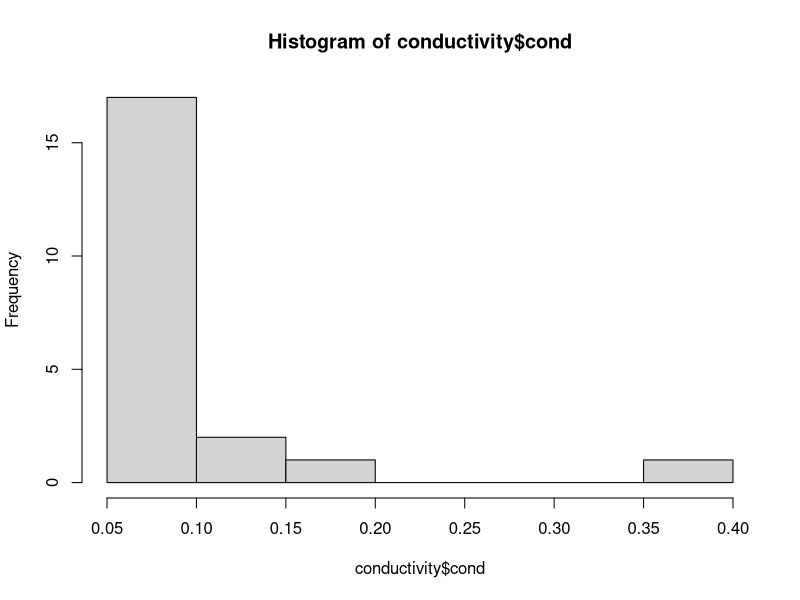
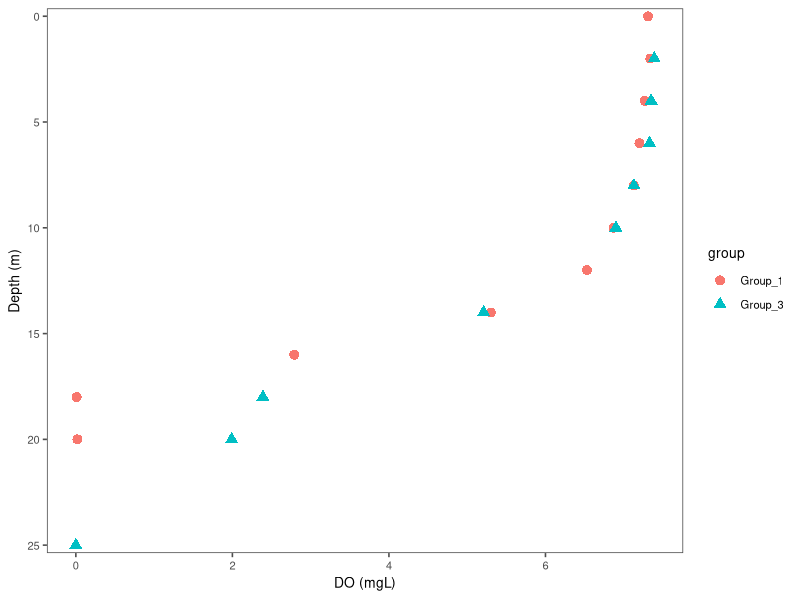
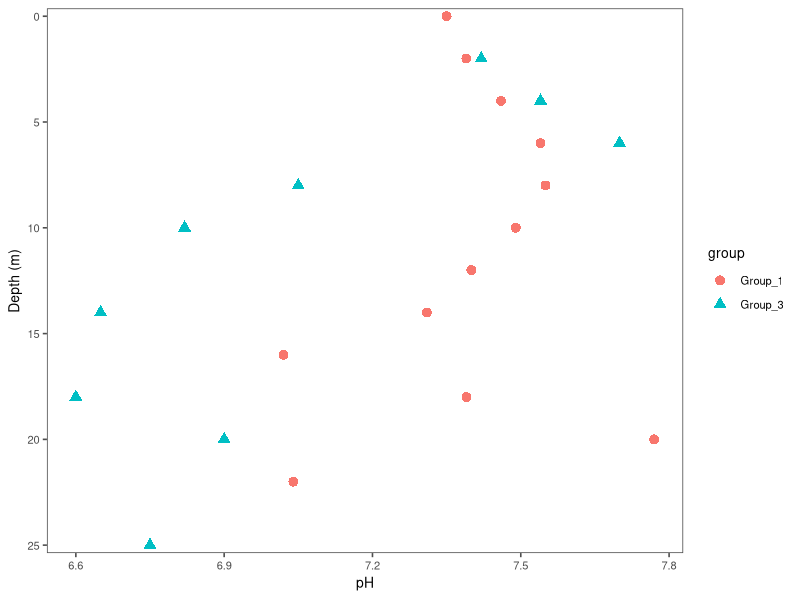
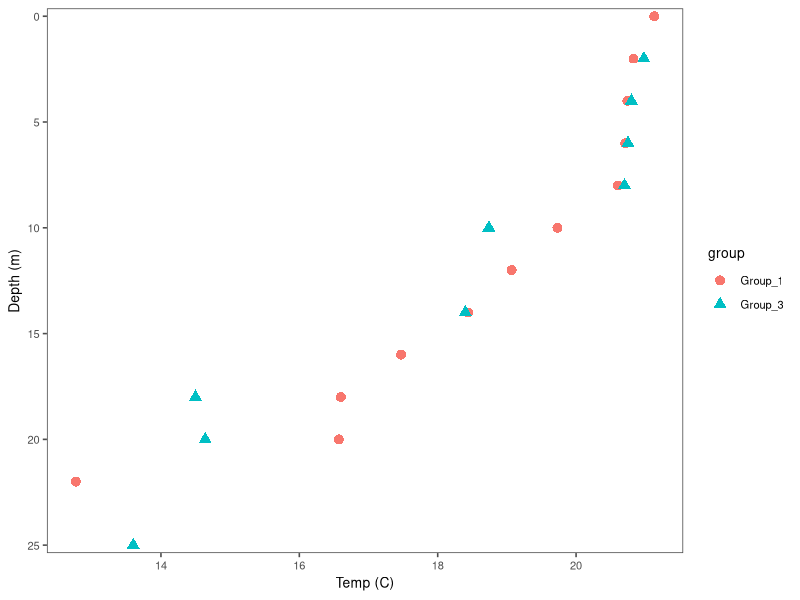
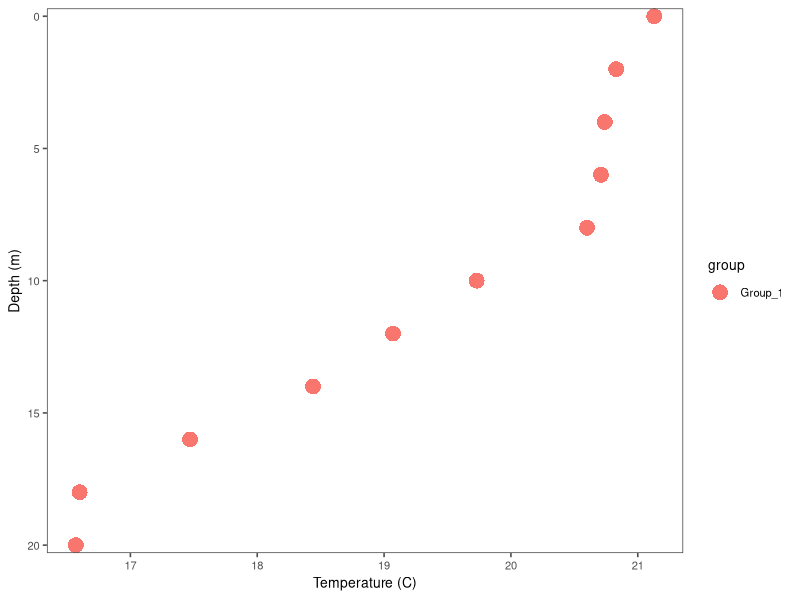
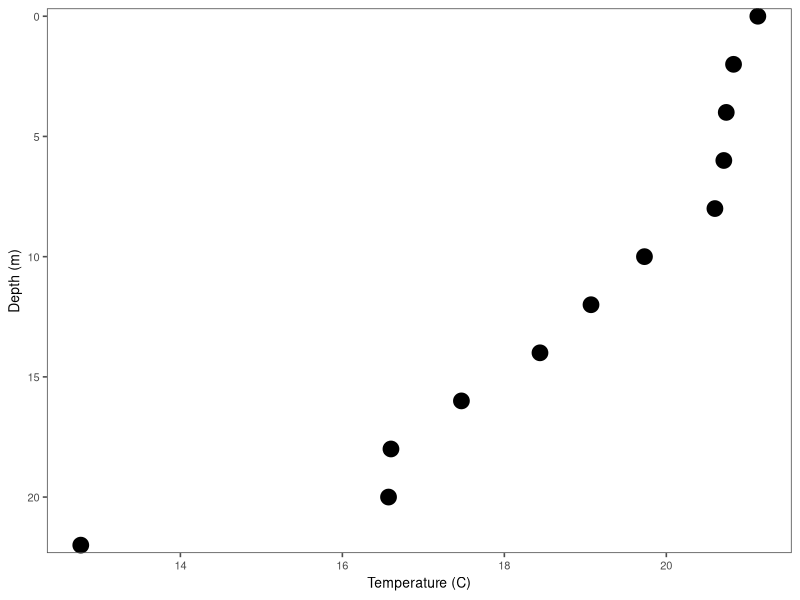
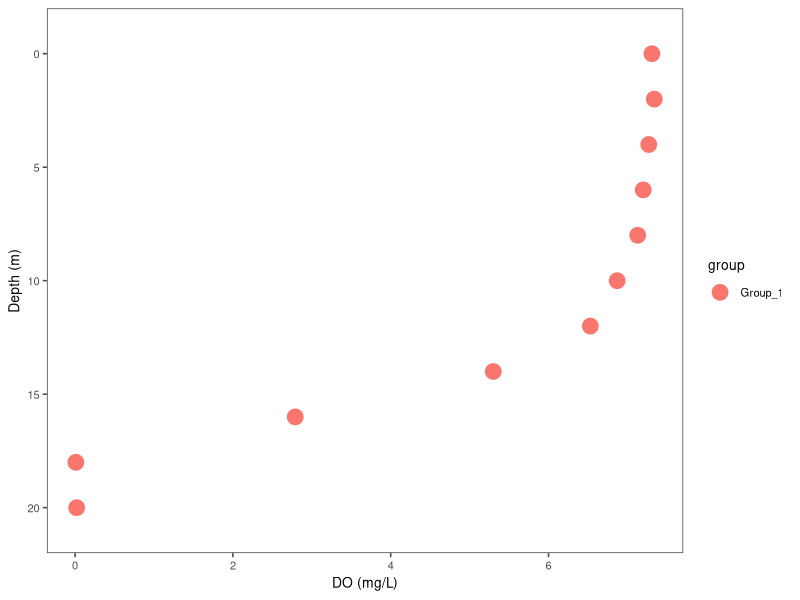
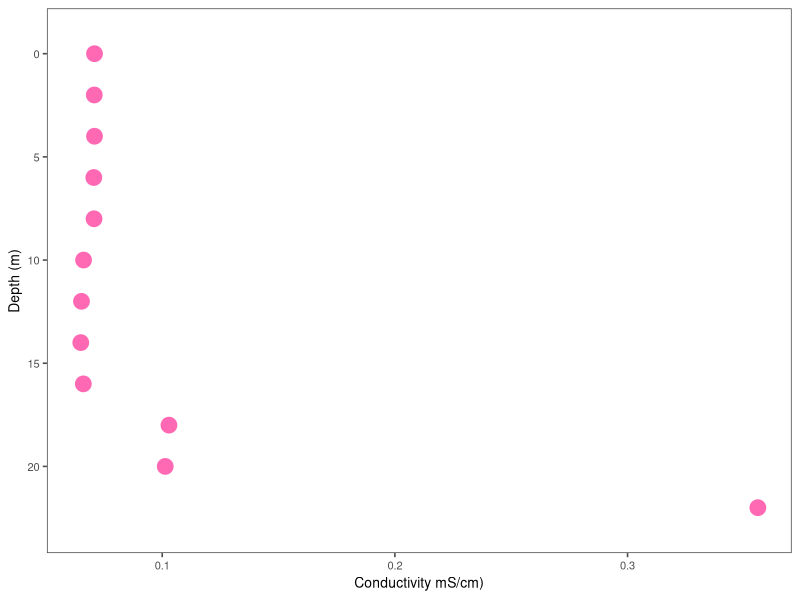

The R script that drew these images, in order:
## ---- chunk 1
knitr::opts_chunk$set(echo = TRUE)

## ---- chunk 2
library(readr)

G01<-read_csv("Group01_09062024_profiledata.csv") 
G03<-read_csv("Group03_09062024_profiledata.csv") 

combined_data<- rbind(G01,G03)

#rbind (which stands for row bind) is an easy way of combing data sets
#if all of your files have the same column names
## ---- chunk 3
library(tidyverse)

combined_data <- combined_data %>%
  select(where(~ any(!is.na(.)))) #remove empty columns from the dataset, in this case "sal" and "chla_ugL"

#use the select tool to chose which parameters you want in your new file
#use drop_na() last to remove any empty rows

temp<- combined_data %>% 
  select(group, z_m, temp_c) %>% 
  drop_na()

pH<- combined_data %>% 
  select(group, z_m, ph)%>% 
  drop_na()

conductivity<- combined_data %>% 
  select(group, z_m, cond)%>% 
  drop_na() 

do_percent<- combined_data %>% 
  select(group, z_m, do_percent) %>% 
  drop_na()

do_mgL<- combined_data %>% 
  select(group, z_m, do_mgL) %>% 
  drop_na()


#A histogram is a nice quick check of your data distribution.
#Let's use conductivity as an example.... 

hist(conductivity$cond)

#We see that one of the measurements is WAY higher than the other ones.

#We can keep this value for now but make a mental note that it may need to be removed
#in the future if it is determined to be an erroneous measurement.

view(conductivity)
## ---- chunk 4
library(ggplot2)
library(ggthemes)

do_mgL_prof <- ggplot(do_mgL,aes(x=do_mgL,y=z_m, color=group, shape= group)) +  
  geom_point(size=3, show.legend = TRUE)+
  theme_few() +
  labs( x='DO (mgL)', y= 'Depth (m)')+
  scale_y_reverse(expand = c(0.015,0))+
  theme(text = element_text(size = 10)) 

do_mgL_prof

pH_prof <- ggplot(pH,aes(x=ph,y=z_m, color=group, shape= group)) +  
  geom_point(size=3, show.legend = TRUE)+
  theme_few() +
  labs( x='pH', y= 'Depth (m)')+
  scale_y_reverse(expand = c(0.015,0))+
  theme(text = element_text(size = 10)) 

pH_prof
## ---- chunk 5
ggplot(data = temp, mapping = aes(x=temp_c, y=z_m, color=group, shape= group)) +  
  geom_point(size=3, show.legend = TRUE)+
  theme_few() +
  labs( x='Temp (C)', y= 'Depth (m)')+
  scale_y_reverse(expand = c(0.015,0))+
  theme(text = element_text(size = 10)) 


## ---- chunk 6

combined_data %>% 
  filter( group!= "Group_3") %>% #this line of code filters out Group_3 data from the dataset
  drop_na() %>% 
ggplot(aes(x=temp_c,y=z_m, color=group, shape= group)) +  
geom_point(size=5, show.legend = TRUE)+
theme_few() +
labs( x='Temperature (C)', y= 'Depth (m)')+
scale_y_reverse(expand = c(0.015,0))+
theme(text = element_text(size = 10))   

## ---- chunk 7

temp %>% 
  filter( group == "Group_1") %>% ##CHANGE THIS X TO A NUMBER 
  drop_na() %>% 
ggplot(aes(x=temp_c,y=z_m)) +  
geom_point(size=5, show.legend = TRUE)+
theme_few() +
labs( x='Temperature (C)', y= 'Depth (m)')+
scale_y_reverse(expand = c(0.015,0))+
theme(text = element_text(size = 10))  

## ---- chunk 8

do_mgL %>% 
  filter( group == "Group_1") %>%
  drop_na() %>% 
ggplot(aes(x=do_mgL,y=z_m, color = group)) +  
geom_point(size=5, show.legend = TRUE)+
theme_few() +
labs( x='DO (mg/L)', y= 'Depth (m)')+
scale_y_reverse(expand = c(0.1,0))+
theme(text = element_text(size = 10)) 

## ---- chunk 9

conductivity %>% 
  filter( group == "Group_1") %>%
  drop_na() %>% 
ggplot(aes(x=cond,y=z_m)) +  
geom_point(size=5, show.legend = TRUE, color = "hotpink")+
theme_few() +
labs( x='Conductivity mS/cm)', y= 'Depth (m)')+
scale_y_reverse(expand = c(0.1,0))+
theme(text = element_text(size = 10)) 

## ---- chunk 10
old_data <- read_csv("2022_profiledata.csv")

bound_data <- bind_rows(combined_data, old_data)

temperature <- bound_data %>% 
  select(group, z_m, temp_c) %>% 
  drop_na()


temp_prof <- ggplot(data = temperature, mapping = aes(x=temp_c, y=z_m, color=group, shape= group)) +  
  geom_point(size=3, show.legend = TRUE)+
  theme_few() +
  labs( x='Temp (C)', y= 'Depth (m)')+
  scale_y_reverse(expand = c(0.015,0))+
  theme(text = element_text(size = 10)) 

temp_prof


